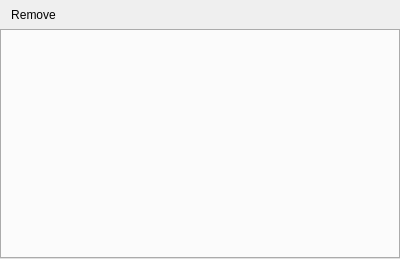
<?xml version="1.0" encoding="UTF-8"?>
<ui version="4.0">
 <class>TerminalPane</class>
 <widget class="QWidget" name="TerminalPane">
  <property name="geometry">
   <rect>
    <x>0</x>
    <y>0</y>
    <width>400</width>
    <height>259</height>
   </rect>
  </property>
  <property name="windowTitle">
   <string>Form</string>
  </property>
  <layout class="QVBoxLayout" name="verticalLayout">
   <property name="spacing">
    <number>0</number>
   </property>
   <property name="leftMargin">
    <number>0</number>
   </property>
   <property name="topMargin">
    <number>0</number>
   </property>
   <property name="rightMargin">
    <number>0</number>
   </property>
   <property name="bottomMargin">
    <number>0</number>
   </property>
   <item>
    <widget class="QToolBar" name="toolBar">
     <property name="movable">
      <bool>false</bool>
     </property>
     <property name="iconSize">
      <size>
       <width>16</width>
       <height>16</height>
      </size>
     </property>
     <addaction name="actionRemove"/>
    </widget>
   </item>
   <item>
    <widget class="QTabWidget" name="tabWidget">
     <property name="tabPosition">
      <enum>QTabWidget::West</enum>
     </property>
     <property name="currentIndex">
      <number>-1</number>
     </property>
    </widget>
   </item>
  </layout>
  <action name="actionRemove">
   <property name="icon">
    <iconset resource="../../r.qrc">
     <normaloff>:/Resource/icons/Trash_16x.svg</normaloff>:/Resource/icons/Trash_16x.svg</iconset>
   </property>
   <property name="text">
    <string>Remove</string>
   </property>
   <property name="menuRole">
    <enum>QAction::NoRole</enum>
   </property>
  </action>
  <action name="actionAdd">
   <property name="icon">
    <iconset resource="../../r.qrc">
     <normaloff>:/Resource/icons/AddImmediateWindow_16x.svg</normaloff>:/Resource/icons/AddImmediateWindow_16x.svg</iconset>
   </property>
   <property name="text">
    <string>Add</string>
   </property>
   <property name="menuRole">
    <enum>QAction::TextHeuristicRole</enum>
   </property>
  </action>
 </widget>
 <resources>
  <include location="../../r.qrc"/>
 </resources>
 <connections/>
</ui>
